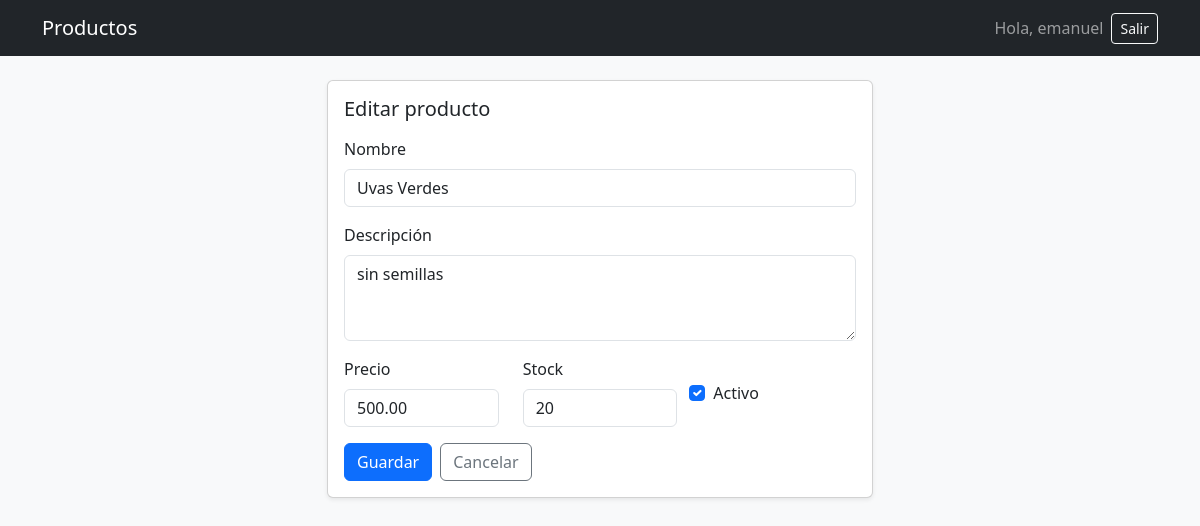
The app's page /productos/9/editar/ (signed in) with its own data.
### inventario/models.py (models this page shows, shortened)
class Producto(models.Model):
    nombre = models.CharField(max_length=120)
    descripcion = models.TextField(blank=True)
    precio = models.DecimalField(max_digits=12, decimal_places=2, default=0)
    stock = models.IntegerField(default=0)
    activo = models.BooleanField(default=True)
    creado = models.DateTimeField(auto_now_add=True)
    class Meta:
        ordering = ['-creado']

### inventario/views.py (the view)
# urls.py: path('productos/<int:pk>/editar/', inv.producto_update, name='producto_update'),
@login_required
def producto_update(request, pk):
    obj = get_object_or_404(Producto, pk=pk)
    if request.method == 'POST':
        form = ProductoForm(request.POST, instance=obj)
        if form.is_valid():
            form.save()
            messages.success(request, 'Producto actualizado.')
            return redirect('producto_list')
    else:
        form = ProductoForm(instance=obj)
    return render(request, 'producto_form.html', {'form': form, 'titulo':'Editar producto'})

### inventario/forms.py
class ProductoForm(forms.ModelForm):
    class Meta:
        model = Producto
        fields = ['nombre','descripcion','precio','stock','activo']
        widgets = {
            'nombre': forms.TextInput(attrs={'class':'form-control'}),
            'descripcion': forms.Textarea(attrs={'class':'form-control','rows':3}),
            'precio': forms.NumberInput(attrs={'class':'form-control','step':'0.01'}),
            'stock': forms.NumberInput(attrs={'class':'form-control','step':'1'}),
            'activo': forms.CheckboxInput(attrs={'class':'form-check-input'}),
        }

### core/templates/producto_form.html (shortened to what this page needs)
{% extends "base.html" %}
{% block content %}
<div class="row justify-content-center">
  <div class="col-md-6">
    <div class="card shadow-sm">
      <div class="card-body">
        <h5 class="mb-3">{{ titulo }}</h5>
        <form method="post" novalidate>
          <div class="mb-3">
            <label class="form-label">Nombre</label>
            {{ form.nombre }}
          </div>
          <div class="mb-3">
            <label class="form-label">Descripción</label>
            {{ form.descripcion }}
          </div>
          <div class="row">
            <div class="col-md-4 mb-3">
              <label class="form-label">Precio</label>
              {{ form.precio }}
            </div>
            <div class="col-md-4 mb-3">
              <label class="form-label">Stock</label>
              {{ form.stock }}
            </div>
            <div class="col-md-4 mb-3 form-check mt-4">
              {{ form.activo }} <label class="form-check-label">Activo</label>
            </div>
          </div>
          <div class="d-flex gap-2">
            <button class="btn btn-primary" type="submit">Guardar</button>
            <a class="btn btn-outline-secondary" href="{% url 'producto_list' %}">Cancelar</a>
          </div>
        </form>
      </div>
    </div>
  </div>
</div>
{% endblock %}

### core/templates/base.html (shortened to what this page needs)
<!DOCTYPE html>
<html lang="es">
<head>
  <link href="https://cdn.jsdelivr.net/npm/bootstrap@5.3.2/dist/css/bootstrap.min.css" rel="stylesheet">
</head>
<body class="bg-light">
<nav class="navbar navbar-expand-lg bg-dark navbar-dark mb-4">
  <div class="container">
    <a class="navbar-brand" href="{% url 'producto_list' %}">Productos</a>
    <div class="collapse navbar-collapse" id="navbarNav">
      <ul class="navbar-nav ms-auto align-items-center gap-2">
        {% if request.user.is_authenticated %}
          <li class="nav-item">
            <span class="navbar-text">Hola, {{ request.user.username }}</span>
          </li>
          <li class="nav-item">
            <form method="post" action="{% url 'logout' %}" class="m-0 d-inline">
              <button type="submit" class="btn btn-outline-light btn-sm">Salir</button>
            </form>
          </li>
        {% else %}
          <li class="nav-item">
            <a class="btn btn-outline-light btn-sm" href="{% url 'login' %}">Ingresar</a>
          </li>
        {% endif %}
      </ul>
    </div>
  </div>
</nav>
<main class="container">
  {% block content %}{% endblock %}
</main>
</body>
</html>

### records on screen
Producto: nombre "Uvas Verdes", descripcion "sin semillas", precio "500.00", stock "20", activo "☑"

### other values on screen
{{ request.user.username }} "emanuel"
{{ titulo }} "Editar producto"
